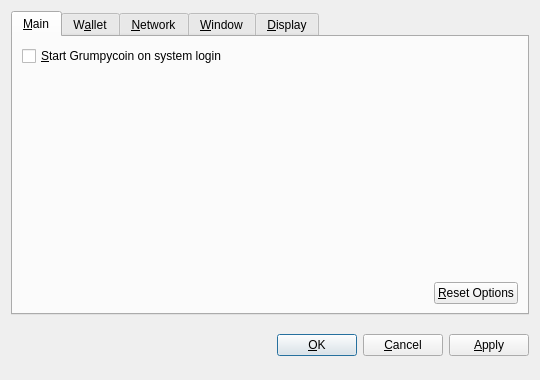
<?xml version="1.0" encoding="UTF-8"?>
<ui version="4.0">
 <class>OptionsDialog</class>
 <widget class="QDialog" name="OptionsDialog">
  <property name="geometry">
   <rect>
    <x>0</x>
    <y>0</y>
    <width>540</width>
    <height>380</height>
   </rect>
  </property>
  <property name="windowTitle">
   <string>Options</string>
  </property>
  <property name="modal">
   <bool>true</bool>
  </property>
  <layout class="QVBoxLayout" name="verticalLayout">
   <item>
    <widget class="QTabWidget" name="tabWidget">
     <property name="tabPosition">
      <enum>QTabWidget::North</enum>
     </property>
     <property name="currentIndex">
      <number>0</number>
     </property>
     <widget class="QWidget" name="tabMain">
      <attribute name="title">
       <string>&amp;Main</string>
      </attribute>
      <layout class="QVBoxLayout" name="verticalLayout_Main">
       <item>
        <widget class="QCheckBox" name="bitcoinAtStartup">
         <property name="toolTip">
          <string>Automatically start Grumpycoin after logging in to the system.</string>
         </property>
         <property name="text">
          <string>&amp;Start Grumpycoin on system login</string>
         </property>
        </widget>
       </item>
       <item>
        <spacer name="verticalSpacer_Main">
         <property name="orientation">
          <enum>Qt::Vertical</enum>
         </property>
         <property name="sizeHint" stdset="0">
          <size>
           <width>20</width>
           <height>40</height>
          </size>
         </property>
        </spacer>
       </item>
       <item>
        <layout class="QHBoxLayout" name="horizontalLayout_2_Main">
         <item>
          <spacer name="horizontalSpacer_2_Main">
           <property name="orientation">
            <enum>Qt::Horizontal</enum>
           </property>
           <property name="sizeHint" stdset="0">
            <size>
             <width>40</width>
             <height>20</height>
            </size>
           </property>
          </spacer>
         </item>
         <item>
          <widget class="QPushButton" name="resetButton">
           <property name="toolTip">
            <string>Reset all client options to default.</string>
           </property>
           <property name="text">
            <string>&amp;Reset Options</string>
           </property>
           <property name="autoDefault">
            <bool>false</bool>
           </property>
          </widget>
         </item>
        </layout>
       </item>
      </layout>
     </widget>
     <widget class="QWidget" name="tabWallet">
      <attribute name="title">
       <string>W&amp;allet</string>
      </attribute>
      <layout class="QVBoxLayout" name="verticalLayout_Network">
       <item>
        <widget class="QLabel" name="transactionFeeInfoLabel">
         <property name="text">
          <string>Optional transaction fee per kB that helps make sure your transactions are processed quickly. Most transactions are 1 kB.</string>
         </property>
         <property name="textFormat">
          <enum>Qt::PlainText</enum>
         </property>
         <property name="wordWrap">
          <bool>true</bool>
         </property>
        </widget>
       </item>
       <item>
        <layout class="QHBoxLayout" name="horizontalLayout_1_Main">
         <item>
          <widget class="QLabel" name="transactionFeeLabel">
           <property name="text">
            <string>Pay transaction &amp;fee</string>
           </property>
           <property name="textFormat">
            <enum>Qt::PlainText</enum>
           </property>
           <property name="buddy">
            <cstring>transactionFee</cstring>
           </property>
          </widget>
         </item>
         <item>
          <widget class="BitcoinAmountField" name="transactionFee"/>
         </item>
         <item>
          <spacer name="horizontalSpacer_1_Main">
           <property name="orientation">
            <enum>Qt::Horizontal</enum>
           </property>
           <property name="sizeHint" stdset="0">
            <size>
             <width>40</width>
             <height>20</height>
            </size>
           </property>
          </spacer>
         </item>
        </layout>
       </item>
       <item>
        <widget class="QLabel" name="label">
         <property name="text">
          <string>If you disable the spending of unconfirmed change, the change from a transaction cannot be used until that transaction has at least one confirmation. This also affects how your balance is computed.</string>
         </property>
         <property name="wordWrap">
          <bool>true</bool>
         </property>
        </widget>
       </item>
       <item>
        <widget class="QCheckBox" name="spendZeroConfChange">
         <property name="text">
          <string>Spend unconfirmed change  (experts only)</string>
         </property>
        </widget>
       </item>
       <item>
        <spacer name="verticalSpacer">
         <property name="orientation">
          <enum>Qt::Vertical</enum>
         </property>
         <property name="sizeHint" stdset="0">
          <size>
           <width>20</width>
           <height>40</height>
          </size>
         </property>
        </spacer>
       </item>
      </layout>
     </widget>
     <widget class="QWidget" name="tabNetwork">
      <attribute name="title">
       <string>&amp;Network</string>
      </attribute>
      <layout class="QVBoxLayout" name="verticalLayout_Network">
       <item>
        <widget class="QCheckBox" name="mapPortUpnp">
         <property name="toolTip">
          <string>Automatically open the Grumpycoin client port on the router. This only works when your router supports UPnP and it is enabled.</string>
         </property>
         <property name="text">
          <string>Map port using &amp;UPnP</string>
         </property>
        </widget>
       </item>
       <item>
        <widget class="QCheckBox" name="connectSocks">
         <property name="toolTip">
          <string>Connect to the Grumpycoin network through a SOCKS proxy (e.g. when connecting through Tor).</string>
         </property>
         <property name="text">
          <string>&amp;Connect through SOCKS proxy:</string>
         </property>
        </widget>
       </item>
       <item>
        <layout class="QHBoxLayout" name="horizontalLayout_Network">
         <item>
          <widget class="QLabel" name="proxyIpLabel">
           <property name="text">
            <string>Proxy &amp;IP:</string>
           </property>
           <property name="textFormat">
            <enum>Qt::PlainText</enum>
           </property>
           <property name="buddy">
            <cstring>proxyIp</cstring>
           </property>
          </widget>
         </item>
         <item>
          <widget class="QValidatedLineEdit" name="proxyIp">
           <property name="maximumSize">
            <size>
             <width>140</width>
             <height>16777215</height>
            </size>
           </property>
           <property name="toolTip">
            <string>IP address of the proxy (e.g. 127.0.0.1)</string>
           </property>
          </widget>
         </item>
         <item>
          <widget class="QLabel" name="proxyPortLabel">
           <property name="text">
            <string>&amp;Port:</string>
           </property>
           <property name="textFormat">
            <enum>Qt::PlainText</enum>
           </property>
           <property name="buddy">
            <cstring>proxyPort</cstring>
           </property>
          </widget>
         </item>
         <item>
          <widget class="QLineEdit" name="proxyPort">
           <property name="maximumSize">
            <size>
             <width>55</width>
             <height>16777215</height>
            </size>
           </property>
           <property name="toolTip">
            <string>Port of the proxy (e.g. 9050)</string>
           </property>
          </widget>
         </item>
         <item>
          <widget class="QLabel" name="socksVersionLabel">
           <property name="text">
            <string>SOCKS &amp;Version:</string>
           </property>
           <property name="textFormat">
            <enum>Qt::PlainText</enum>
           </property>
           <property name="buddy">
            <cstring>socksVersion</cstring>
           </property>
          </widget>
         </item>
         <item>
          <widget class="QValueComboBox" name="socksVersion">
           <property name="toolTip">
            <string>SOCKS version of the proxy (e.g. 5)</string>
           </property>
          </widget>
         </item>
         <item>
          <spacer name="horizontalSpacer_Network">
           <property name="orientation">
            <enum>Qt::Horizontal</enum>
           </property>
           <property name="sizeHint" stdset="0">
            <size>
             <width>40</width>
             <height>20</height>
            </size>
           </property>
          </spacer>
         </item>
        </layout>
       </item>
       <item>
        <spacer name="verticalSpacer_Network">
         <property name="orientation">
          <enum>Qt::Vertical</enum>
         </property>
         <property name="sizeHint" stdset="0">
          <size>
           <width>20</width>
           <height>40</height>
          </size>
         </property>
        </spacer>
       </item>
      </layout>
     </widget>
     <widget class="QWidget" name="tabWindow">
      <attribute name="title">
       <string>&amp;Window</string>
      </attribute>
      <layout class="QVBoxLayout" name="verticalLayout_Window">
       <item>
        <widget class="QCheckBox" name="minimizeToTray">
         <property name="toolTip">
          <string>Show only a tray icon after minimizing the window.</string>
         </property>
         <property name="text">
          <string>&amp;Minimize to the tray instead of the taskbar</string>
         </property>
        </widget>
       </item>
       <item>
        <widget class="QCheckBox" name="minimizeOnClose">
         <property name="toolTip">
          <string>Minimize instead of exit the application when the window is closed. When this option is enabled, the application will be closed only after selecting Quit in the menu.</string>
         </property>
         <property name="text">
          <string>M&amp;inimize on close</string>
         </property>
        </widget>
       </item>
       <item>
        <spacer name="verticalSpacer_Window">
         <property name="orientation">
          <enum>Qt::Vertical</enum>
         </property>
         <property name="sizeHint" stdset="0">
          <size>
           <width>20</width>
           <height>40</height>
          </size>
         </property>
        </spacer>
       </item>
      </layout>
     </widget>
     <widget class="QWidget" name="tabDisplay">
      <attribute name="title">
       <string>&amp;Display</string>
      </attribute>
      <layout class="QVBoxLayout" name="verticalLayout_Display">
       <item>
        <layout class="QHBoxLayout" name="horizontalLayout_1_Display">
         <item>
          <widget class="QLabel" name="langLabel">
           <property name="text">
            <string>User Interface &amp;language:</string>
           </property>
           <property name="textFormat">
            <enum>Qt::PlainText</enum>
           </property>
           <property name="buddy">
            <cstring>lang</cstring>
           </property>
          </widget>
         </item>
         <item>
          <widget class="QValueComboBox" name="lang">
           <property name="toolTip">
            <string>The user interface language can be set here. This setting will take effect after restarting Grumpycoin.</string>
           </property>
          </widget>
         </item>
        </layout>
       </item>
       <item>
        <layout class="QHBoxLayout" name="horizontalLayout_2_Display">
         <item>
          <widget class="QLabel" name="unitLabel">
           <property name="text">
            <string>&amp;Unit to show amounts in:</string>
           </property>
           <property name="textFormat">
            <enum>Qt::PlainText</enum>
           </property>
           <property name="buddy">
            <cstring>unit</cstring>
           </property>
          </widget>
         </item>
         <item>
          <widget class="QValueComboBox" name="unit">
           <property name="toolTip">
            <string>Choose the default subdivision unit to show in the interface and when sending coins.</string>
           </property>
          </widget>
         </item>
        </layout>
       </item>
       <item>
        <widget class="QCheckBox" name="displayAddresses">
         <property name="toolTip">
          <string>Whether to show Grumpycoin addresses in the transaction list or not.</string>
         </property>
         <property name="text">
          <string>&amp;Display addresses in transaction list</string>
         </property>
        </widget>
       </item>
       <item>
        <widget class="QCheckBox" name="coinControlFeatures">
         <property name="toolTip">
          <string>Whether to show coin control features or not.</string>
         </property>
         <property name="text">
          <string>Display coin &amp;control features (experts only!)</string>
         </property>
        </widget>
       </item>
       <item>
        <spacer name="verticalSpacer_Display">
         <property name="orientation">
          <enum>Qt::Vertical</enum>
         </property>
         <property name="sizeHint" stdset="0">
          <size>
           <width>20</width>
           <height>40</height>
          </size>
         </property>
        </spacer>
       </item>
      </layout>
     </widget>
    </widget>
   </item>
   <item>
    <layout class="QHBoxLayout" name="horizontalLayout_Buttons">
     <item>
      <spacer name="horizontalSpacer_1">
       <property name="orientation">
        <enum>Qt::Horizontal</enum>
       </property>
       <property name="sizeHint" stdset="0">
        <size>
         <width>40</width>
         <height>48</height>
        </size>
       </property>
      </spacer>
     </item>
     <item>
      <widget class="QLabel" name="statusLabel">
       <property name="font">
        <font>
         <weight>75</weight>
         <bold>true</bold>
        </font>
       </property>
       <property name="text">
        <string/>
       </property>
       <property name="textFormat">
        <enum>Qt::PlainText</enum>
       </property>
       <property name="wordWrap">
        <bool>true</bool>
       </property>
      </widget>
     </item>
     <item>
      <spacer name="horizontalSpacer_2">
       <property name="orientation">
        <enum>Qt::Horizontal</enum>
       </property>
       <property name="sizeHint" stdset="0">
        <size>
         <width>40</width>
         <height>48</height>
        </size>
       </property>
      </spacer>
     </item>
     <item>
      <widget class="QPushButton" name="okButton">
       <property name="text">
        <string>&amp;OK</string>
       </property>
      </widget>
     </item>
     <item>
      <widget class="QPushButton" name="cancelButton">
       <property name="text">
        <string>&amp;Cancel</string>
       </property>
       <property name="autoDefault">
        <bool>false</bool>
       </property>
      </widget>
     </item>
     <item>
      <widget class="QPushButton" name="applyButton">
       <property name="text">
        <string>&amp;Apply</string>
       </property>
       <property name="autoDefault">
        <bool>false</bool>
       </property>
      </widget>
     </item>
    </layout>
   </item>
  </layout>
 </widget>
 <customwidgets>
  <customwidget>
   <class>BitcoinAmountField</class>
   <extends>QSpinBox</extends>
   <header>bitcoinamountfield.h</header>
  </customwidget>
  <customwidget>
   <class>QValueComboBox</class>
   <extends>QComboBox</extends>
   <header>qvaluecombobox.h</header>
  </customwidget>
  <customwidget>
   <class>QValidatedLineEdit</class>
   <extends>QLineEdit</extends>
   <header>qvalidatedlineedit.h</header>
  </customwidget>
 </customwidgets>
 <resources/>
 <connections/>
</ui>
